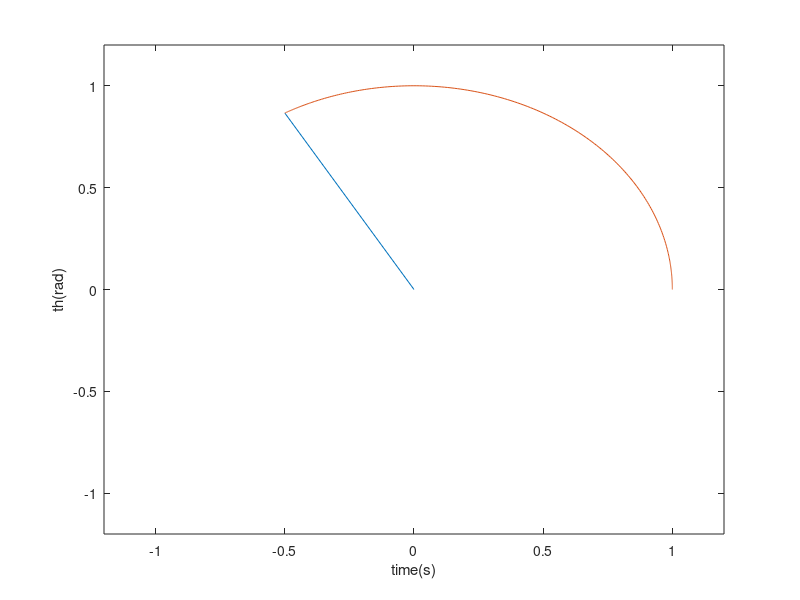
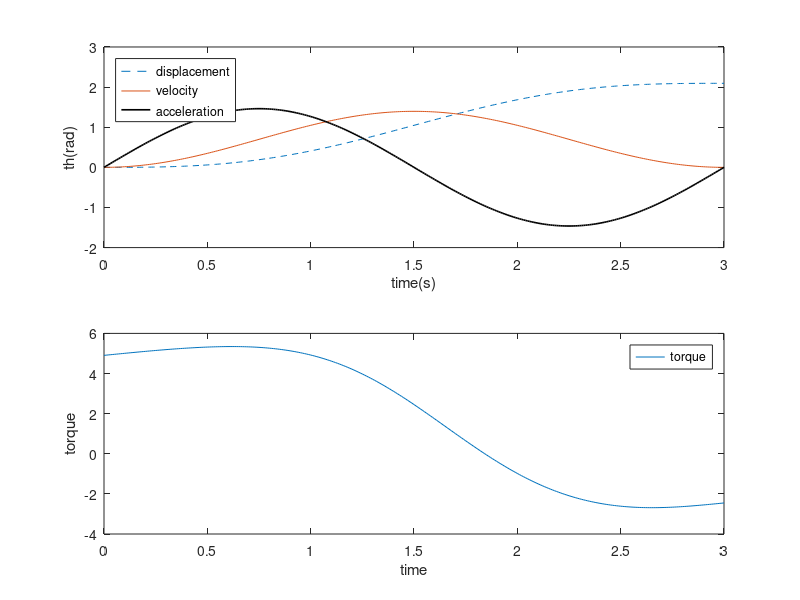

Reproduce these figures in MATLAB, in order.
clc
clear

%input: Parameters
m=1; l=1; lc=0.5; Izz=(1/3)*m*l^2; g=9.81;

%Input: Motion
d2r=pi/180;
th0=0*d2r; thT=120*d2r; T=3;
stepsize=0.01;

xmin=-1.2*l; xmax=1.2*l; ymin=-1.2*l; ymax=1.2*l;


i=1;
for t=0:stepsize:3
    
    th(i,1)=th0+((thT-th0)/T)*(t-T/(2*pi)*(sin(2*pi*t/T)));
    time(i,1)=t;
   
    
    vel(i,1)=((thT-th0)/T)*(1-cos(2*pi*t/T));
    
    acc(i,1)=((thT-th0)/T)*(2*pi/T)*sin(2*pi*t/T);
    
    torque(i,1)=Izz*acc(i)+m*g*lc*cos(th(i));
    
    x0=0; y0=0; x1=l*cos(th(i)); y1=l*sin(th(i));
    xx=[x0 x1]; yy=[y0 y1];
    x2(i)=x1; y2(i)=y1;
    %x3(i)=x1/2; y3(i)=y1/2;
    
    plot(xx,yy,x2,y2)%x3,y3)
    ylabel('th(rad)')
    xlabel('time(s)')
    axis([xmin xmax ymin ymax])
    pause(0.001)
    
    
    
     i=i+1;
end
figure(2)
subplot(2,1,1)
plot(time,th,'--',time,vel,time,acc,'black','linewidth',1.2)
ylabel('th(rad)')
xlabel('time(s)')
legend('displacement','velocity','acceleration','location','northwest')

subplot(2,1,2)
plot(time,torque)
xlabel('time')
ylabel('torque')
legend('torque')


